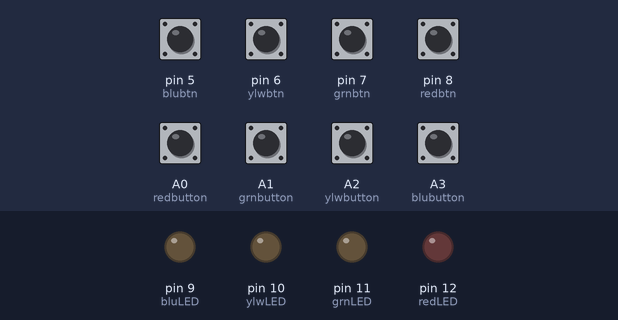
The sketch below on a simulated Arduino Uno, built with avr-gcc and run on an emulated ATmega328P. Parts: output pins drawn as LEDs (lit = HIGH). Inputs (shaded band) come from the test bench; at power-on: A0 (redbutton), A1 (grnbutton), A2 (ylwbutton), A3 (blubutton), pin 5 (blubtn), pin 6 (ylwbtn), pin 7 (grnbtn), pin 8 (redbtn) LOW.

Above: at 1.2 s.
1.3 s: A0 (redbutton) pulled HIGH for 0.15 s
At 2.0 s:
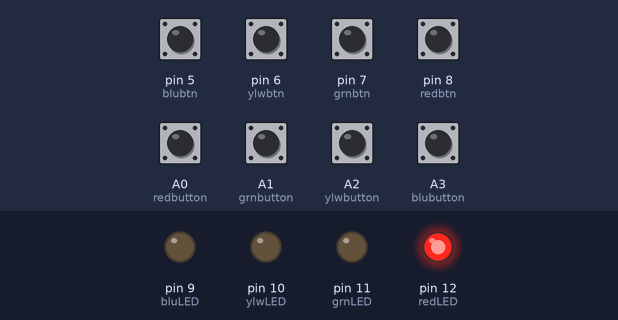
2.9 s: A1 (grnbutton) pulled HIGH for 0.15 s
At 3.2 s:
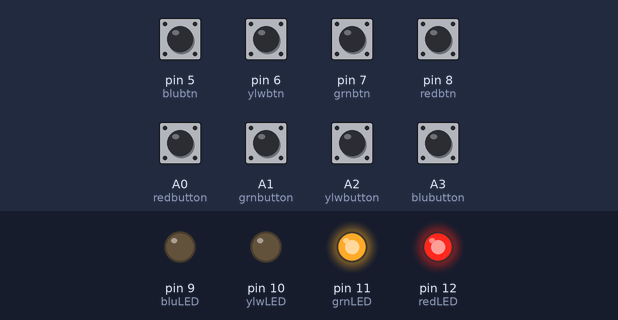
4.5 s: pin 8 (redbtn) pulled HIGH for 0.15 s
At 5.6 s:
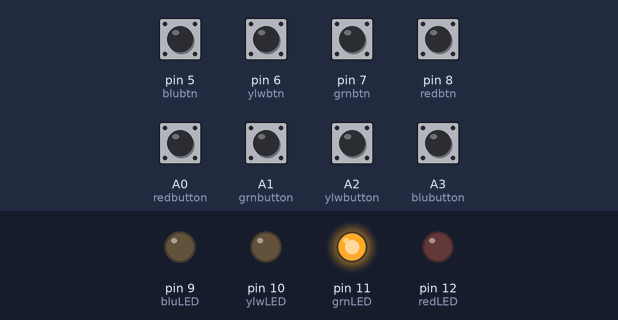
6.1 s: A2 (ylwbutton) pulled HIGH for 0.15 s
At 6.8 s:
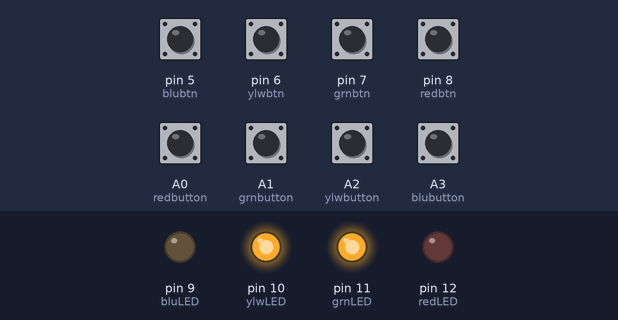
7.7 s: pin 7 (grnbtn) pulled HIGH for 0.15 s
At 8.0 s:
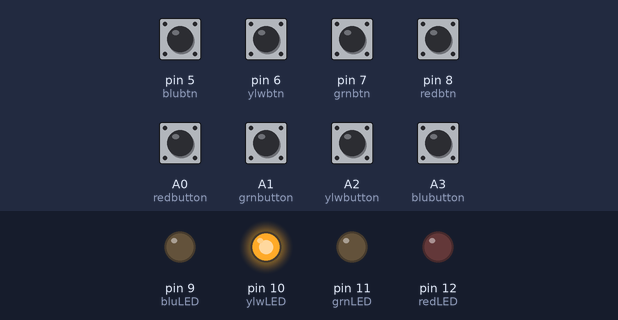
9.3 s: A3 (blubutton) pulled HIGH for 0.15 s
At 10.5 s:
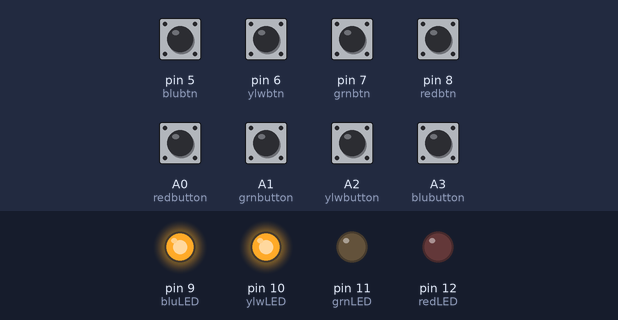
Timing chart, 0 to 11.9 s (numbered marks = the images above; inputs shaded):
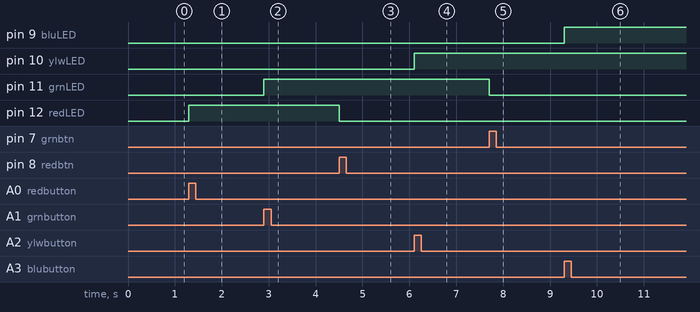

Measured:
- after the input at 1.3 s, pin 12 (redLED): LOW → HIGH at once
- after the input at 2.9 s, pin 11 (grnLED): LOW → HIGH at once
- after the input at 4.5 s, pin 12 (redLED): HIGH → LOW at once
- after the input at 6.1 s, pin 10 (ylwLED): LOW → HIGH at once
- after the input at 7.7 s, pin 11 (grnLED): HIGH → LOW at once
- after the input at 9.3 s, pin 9 (bluLED): LOW → HIGH at once

The sketch:

klokke.ino
```cpp
//LED variabler
int redLED = 12;
int grnLED = 11;
int ylwLED = 10;
int bluLED= 9;

//variabler for hjelp kommer knapp
int redbtn = 8;
int grnbtn = 7;
int ylwbtn = 6;
int blubtn = 5;

//variabler for trenger hjelp knappen
int redbutton = A0;
int grnbutton = A1;
int ylwbutton = A2;
int blubutton = A3;

//State for hjelp kommer knapp
int redState = 0;
int grnState = 0;
int ylwState = 0;
int bluState = 0;

//State for trenger hjelp knapp
int redHelpState = 0;
int grnHelpState = 0;
int ylwHelpState = 0;
int bluHelpState = 0;

void setup() {
  pinMode(redLED, OUTPUT);
  pinMode(grnLED, OUTPUT);
  pinMode(bluLED, OUTPUT);
  pinMode(ylwLED, OUTPUT);

  pinMode(redbtn, INPUT);
  pinMode(grnbtn, INPUT);
  pinMode(blubtn, INPUT);
  pinMode(ylwbtn, INPUT);

  pinMode(redbutton, INPUT);
  pinMode(grnbutton, INPUT);
  pinMode(blubutton, INPUT);
}

void loop() {
  redState = digitalRead(redbtn);
  grnState = digitalRead(grnbtn);
  ylwState = digitalRead(ylwbtn);
  bluState = digitalRead(blubtn);

  redHelpState = digitalRead(redbutton);
  grnHelpState = digitalRead(grnbutton);
  ylwHelpState = digitalRead(ylwbutton);
  bluHelpState = digitalRead(blubutton);

  help_needed();
  help_coming();
}

/*
 * metode for å svare på hjelp.
 * dette reflektere ikke hvordan det skal faktisk være.
 * dette er kun for å simpulere hvordan armbåndet reagerer.
*/
void help_needed(){
  if(redHelpState == HIGH){
    digitalWrite(redLED, HIGH);
  }
  if(grnHelpState == HIGH){
    digitalWrite(grnLED, HIGH);
  }
  if(ylwHelpState == HIGH){
    digitalWrite(ylwLED, HIGH);
  }
  if(bluHelpState == HIGH){
    digitalWrite(bluLED, HIGH);
  }
}

/*
 * metode for å si i fra at bar trenger hjelp.
 * dette reflektere ikke hvordan det skal faktisk være.
 * dette er kun for å simpulere hva armbåndet gjør når den sender at baren trenger hjelp.
*/
void help_coming(){
  if(redState == HIGH){
    digitalWrite(redLED, LOW);
  }
  if(grnState == HIGH){
    digitalWrite(grnLED, LOW);
  }
  if(ylwState == HIGH){
    digitalWrite(ylwLED, LOW);
  }
  if(bluState == HIGH){
    digitalWrite(bluLED, LOW);
  }
}
```
